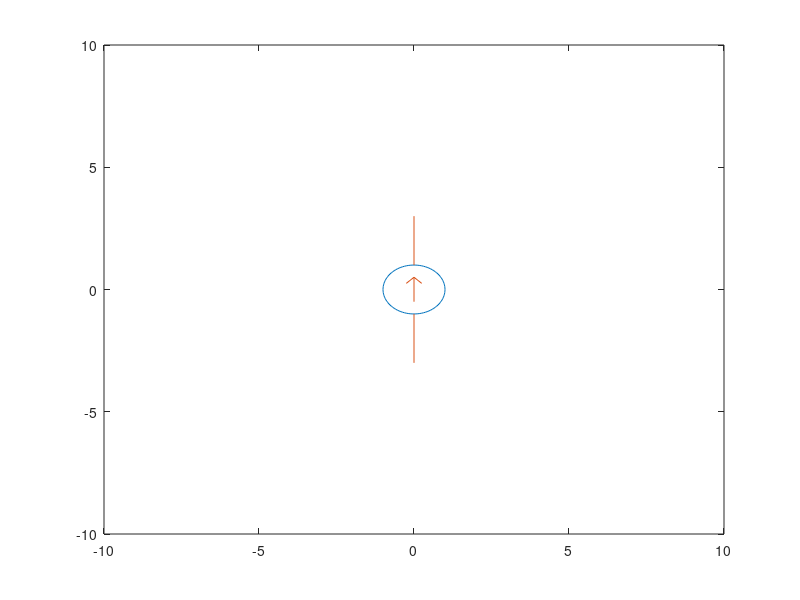

This chart was generated by the following MATLAB code:
% This script draws a current source

r=1.0;
N=100;
for k=1:N+1
	x(k)=r*cos(2*pi*k/N);
y(k)=r*sin(2*pi*k/N);
end
plot(x,y)
  axis([-10 10 -10 10])
  line([0 0], [ -0.5 0.5])
  line([-0.25 0], [0.25 0.5])
  line([0.25 0], [0.25 0.5])
  line([0 0], [1 3])
  line([0 0], [-1 -3])
